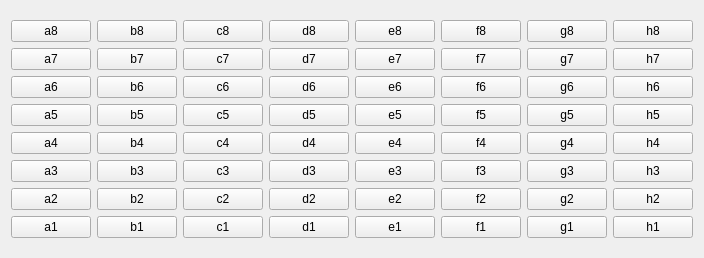
<?xml version="1.0" encoding="UTF-8"?>
<ui version="4.0">
 <class>Form</class>
 <widget class="QWidget" name="Form">
  <property name="geometry">
   <rect>
    <x>0</x>
    <y>0</y>
    <width>674</width>
    <height>258</height>
   </rect>
  </property>
  <property name="windowTitle">
   <string>Form</string>
  </property>
  <layout class="QGridLayout" name="gridLayout_2">
   <item row="0" column="1">
    <spacer name="verticalSpacer">
     <property name="orientation">
      <enum>Qt::Vertical</enum>
     </property>
     <property name="sizeHint" stdset="0">
      <size>
       <width>20</width>
       <height>40</height>
      </size>
     </property>
    </spacer>
   </item>
   <item row="1" column="2">
    <spacer name="horizontalSpacer_2">
     <property name="orientation">
      <enum>Qt::Horizontal</enum>
     </property>
     <property name="sizeHint" stdset="0">
      <size>
       <width>40</width>
       <height>20</height>
      </size>
     </property>
    </spacer>
   </item>
   <item row="1" column="0">
    <spacer name="horizontalSpacer">
     <property name="orientation">
      <enum>Qt::Horizontal</enum>
     </property>
     <property name="sizeHint" stdset="0">
      <size>
       <width>40</width>
       <height>20</height>
      </size>
     </property>
    </spacer>
   </item>
   <item row="1" column="1">
    <layout class="QGridLayout" name="gridLayout">
     <item row="6" column="4">
      <widget class="QIconButton" name="pb_e2">
       <property name="text">
        <string>e2</string>
       </property>
      </widget>
     </item>
     <item row="6" column="5">
      <widget class="QIconButton" name="pb_f2">
       <property name="text">
        <string>f2</string>
       </property>
      </widget>
     </item>
     <item row="7" column="5">
      <widget class="QIconButton" name="pb_f1">
       <property name="text">
        <string>f1</string>
       </property>
      </widget>
     </item>
     <item row="3" column="6">
      <widget class="QIconButton" name="pb_g5">
       <property name="text">
        <string>g5</string>
       </property>
      </widget>
     </item>
     <item row="5" column="5">
      <widget class="QIconButton" name="pb_f3">
       <property name="text">
        <string>f3</string>
       </property>
      </widget>
     </item>
     <item row="1" column="2">
      <widget class="QIconButton" name="pb_c7">
       <property name="text">
        <string>c7</string>
       </property>
      </widget>
     </item>
     <item row="1" column="3">
      <widget class="QIconButton" name="pb_d7">
       <property name="text">
        <string>d7</string>
       </property>
      </widget>
     </item>
     <item row="1" column="1">
      <widget class="QIconButton" name="pb_b7">
       <property name="text">
        <string>b7</string>
       </property>
      </widget>
     </item>
     <item row="1" column="0">
      <widget class="QIconButton" name="pb_a7">
       <property name="text">
        <string>a7</string>
       </property>
      </widget>
     </item>
     <item row="0" column="6">
      <widget class="QIconButton" name="pb_g8">
       <property name="text">
        <string>g8</string>
       </property>
      </widget>
     </item>
     <item row="0" column="4">
      <widget class="QIconButton" name="pb_e8">
       <property name="text">
        <string>e8</string>
       </property>
      </widget>
     </item>
     <item row="0" column="7">
      <widget class="QIconButton" name="pb_h8">
       <property name="text">
        <string>h8</string>
       </property>
      </widget>
     </item>
     <item row="0" column="1">
      <widget class="QIconButton" name="pb_b8">
       <property name="text">
        <string>b8</string>
       </property>
      </widget>
     </item>
     <item row="0" column="3">
      <widget class="QIconButton" name="pb_d8">
       <property name="text">
        <string>d8</string>
       </property>
      </widget>
     </item>
     <item row="0" column="5">
      <widget class="QIconButton" name="pb_f8">
       <property name="text">
        <string>f8</string>
       </property>
      </widget>
     </item>
     <item row="0" column="2">
      <widget class="QIconButton" name="pb_c8">
       <property name="text">
        <string>c8</string>
       </property>
      </widget>
     </item>
     <item row="0" column="0">
      <widget class="QIconButton" name="pb_a8">
       <property name="text">
        <string>a8</string>
       </property>
      </widget>
     </item>
     <item row="1" column="4">
      <widget class="QIconButton" name="pb_e7">
       <property name="text">
        <string>e7</string>
       </property>
      </widget>
     </item>
     <item row="2" column="3">
      <widget class="QIconButton" name="pb_d6">
       <property name="text">
        <string>d6</string>
       </property>
      </widget>
     </item>
     <item row="1" column="5">
      <widget class="QIconButton" name="pb_f7">
       <property name="text">
        <string>f7</string>
       </property>
      </widget>
     </item>
     <item row="2" column="2">
      <widget class="QIconButton" name="pb_c6">
       <property name="text">
        <string>c6</string>
       </property>
      </widget>
     </item>
     <item row="2" column="0">
      <widget class="QIconButton" name="pb_a6">
       <property name="text">
        <string>a6</string>
       </property>
      </widget>
     </item>
     <item row="1" column="7">
      <widget class="QIconButton" name="pb_h7">
       <property name="text">
        <string>h7</string>
       </property>
      </widget>
     </item>
     <item row="2" column="1">
      <widget class="QIconButton" name="pb_b6">
       <property name="text">
        <string>b6</string>
       </property>
      </widget>
     </item>
     <item row="2" column="7">
      <widget class="QIconButton" name="pb_h6">
       <property name="text">
        <string>h6</string>
       </property>
      </widget>
     </item>
     <item row="3" column="0">
      <widget class="QIconButton" name="pb_a5">
       <property name="text">
        <string>a5</string>
       </property>
      </widget>
     </item>
     <item row="2" column="6">
      <widget class="QIconButton" name="pb_g6">
       <property name="text">
        <string>g6</string>
       </property>
      </widget>
     </item>
     <item row="1" column="6">
      <widget class="QIconButton" name="pb_g7">
       <property name="text">
        <string>g7</string>
       </property>
      </widget>
     </item>
     <item row="3" column="1">
      <widget class="QIconButton" name="pb_b5">
       <property name="text">
        <string>b5</string>
       </property>
      </widget>
     </item>
     <item row="2" column="5">
      <widget class="QIconButton" name="pb_f6">
       <property name="text">
        <string>f6</string>
       </property>
      </widget>
     </item>
     <item row="3" column="2">
      <widget class="QIconButton" name="pb_c5">
       <property name="text">
        <string>c5</string>
       </property>
      </widget>
     </item>
     <item row="4" column="1">
      <widget class="QIconButton" name="pb_b4">
       <property name="text">
        <string>b4</string>
       </property>
      </widget>
     </item>
     <item row="5" column="0">
      <widget class="QIconButton" name="pb_a3">
       <property name="text">
        <string>a3</string>
       </property>
      </widget>
     </item>
     <item row="2" column="4">
      <widget class="QIconButton" name="pb_e6">
       <property name="text">
        <string>e6</string>
       </property>
      </widget>
     </item>
     <item row="4" column="0">
      <widget class="QIconButton" name="pb_a4">
       <property name="text">
        <string>a4</string>
       </property>
      </widget>
     </item>
     <item row="5" column="1">
      <widget class="QIconButton" name="pb_b3">
       <property name="text">
        <string>b3</string>
       </property>
      </widget>
     </item>
     <item row="7" column="0">
      <widget class="QIconButton" name="pb_a1">
       <property name="text">
        <string>a1</string>
       </property>
      </widget>
     </item>
     <item row="6" column="1">
      <widget class="QIconButton" name="pb_b2">
       <property name="text">
        <string>b2</string>
       </property>
      </widget>
     </item>
     <item row="6" column="0">
      <widget class="QIconButton" name="pb_a2">
       <property name="text">
        <string>a2</string>
       </property>
      </widget>
     </item>
     <item row="7" column="1">
      <widget class="QIconButton" name="pb_b1">
       <property name="text">
        <string>b1</string>
       </property>
      </widget>
     </item>
     <item row="7" column="2">
      <widget class="QIconButton" name="pb_c1">
       <property name="text">
        <string>c1</string>
       </property>
      </widget>
     </item>
     <item row="6" column="2">
      <widget class="QIconButton" name="pb_c2">
       <property name="text">
        <string>c2</string>
       </property>
      </widget>
     </item>
     <item row="5" column="2">
      <widget class="QIconButton" name="pb_c3">
       <property name="text">
        <string>c3</string>
       </property>
      </widget>
     </item>
     <item row="4" column="2">
      <widget class="QIconButton" name="pb_c4">
       <property name="text">
        <string>c4</string>
       </property>
      </widget>
     </item>
     <item row="6" column="3">
      <widget class="QIconButton" name="pb_d2">
       <property name="text">
        <string>d2</string>
       </property>
      </widget>
     </item>
     <item row="7" column="4">
      <widget class="QIconButton" name="pb_e1">
       <property name="text">
        <string>e1</string>
       </property>
      </widget>
     </item>
     <item row="7" column="3">
      <widget class="QIconButton" name="pb_d1">
       <property name="text">
        <string>d1</string>
       </property>
      </widget>
     </item>
     <item row="5" column="3">
      <widget class="QIconButton" name="pb_d3">
       <property name="text">
        <string>d3</string>
       </property>
      </widget>
     </item>
     <item row="3" column="3">
      <widget class="QIconButton" name="pb_d5">
       <property name="text">
        <string>d5</string>
       </property>
      </widget>
     </item>
     <item row="4" column="3">
      <widget class="QIconButton" name="pb_d4">
       <property name="text">
        <string>d4</string>
       </property>
      </widget>
     </item>
     <item row="3" column="5">
      <widget class="QIconButton" name="pb_f5">
       <property name="text">
        <string>f5</string>
       </property>
      </widget>
     </item>
     <item row="4" column="4">
      <widget class="QIconButton" name="pb_e4">
       <property name="text">
        <string>e4</string>
       </property>
      </widget>
     </item>
     <item row="3" column="4">
      <widget class="QIconButton" name="pb_e5">
       <property name="text">
        <string>e5</string>
       </property>
      </widget>
     </item>
     <item row="5" column="4">
      <widget class="QIconButton" name="pb_e3">
       <property name="text">
        <string>e3</string>
       </property>
      </widget>
     </item>
     <item row="7" column="6">
      <widget class="QIconButton" name="pb_g1">
       <property name="text">
        <string>g1</string>
       </property>
      </widget>
     </item>
     <item row="4" column="5">
      <widget class="QIconButton" name="pb_f4">
       <property name="text">
        <string>f4</string>
       </property>
      </widget>
     </item>
     <item row="4" column="6">
      <widget class="QIconButton" name="pb_g4">
       <property name="text">
        <string>g4</string>
       </property>
      </widget>
     </item>
     <item row="5" column="6">
      <widget class="QIconButton" name="pb_g3">
       <property name="text">
        <string>g3</string>
       </property>
      </widget>
     </item>
     <item row="3" column="7">
      <widget class="QIconButton" name="pb_h5">
       <property name="text">
        <string>h5</string>
       </property>
      </widget>
     </item>
     <item row="6" column="6">
      <widget class="QIconButton" name="pb_g2">
       <property name="text">
        <string>g2</string>
       </property>
      </widget>
     </item>
     <item row="5" column="7">
      <widget class="QIconButton" name="pb_h3">
       <property name="text">
        <string>h3</string>
       </property>
      </widget>
     </item>
     <item row="6" column="7">
      <widget class="QIconButton" name="pb_h2">
       <property name="text">
        <string>h2</string>
       </property>
      </widget>
     </item>
     <item row="7" column="7">
      <widget class="QIconButton" name="pb_h1">
       <property name="text">
        <string>h1</string>
       </property>
      </widget>
     </item>
     <item row="4" column="7">
      <widget class="QIconButton" name="pb_h4">
       <property name="text">
        <string>h4</string>
       </property>
      </widget>
     </item>
    </layout>
   </item>
   <item row="2" column="1">
    <spacer name="verticalSpacer_2">
     <property name="orientation">
      <enum>Qt::Vertical</enum>
     </property>
     <property name="sizeHint" stdset="0">
      <size>
       <width>20</width>
       <height>40</height>
      </size>
     </property>
    </spacer>
   </item>
  </layout>
 </widget>
 <customwidgets>
  <customwidget>
   <class>QIconButton</class>
   <extends>QPushButton</extends>
   <header>View/ui/widgets/QIconButton.h</header>
  </customwidget>
 </customwidgets>
 <resources/>
 <connections/>
</ui>
